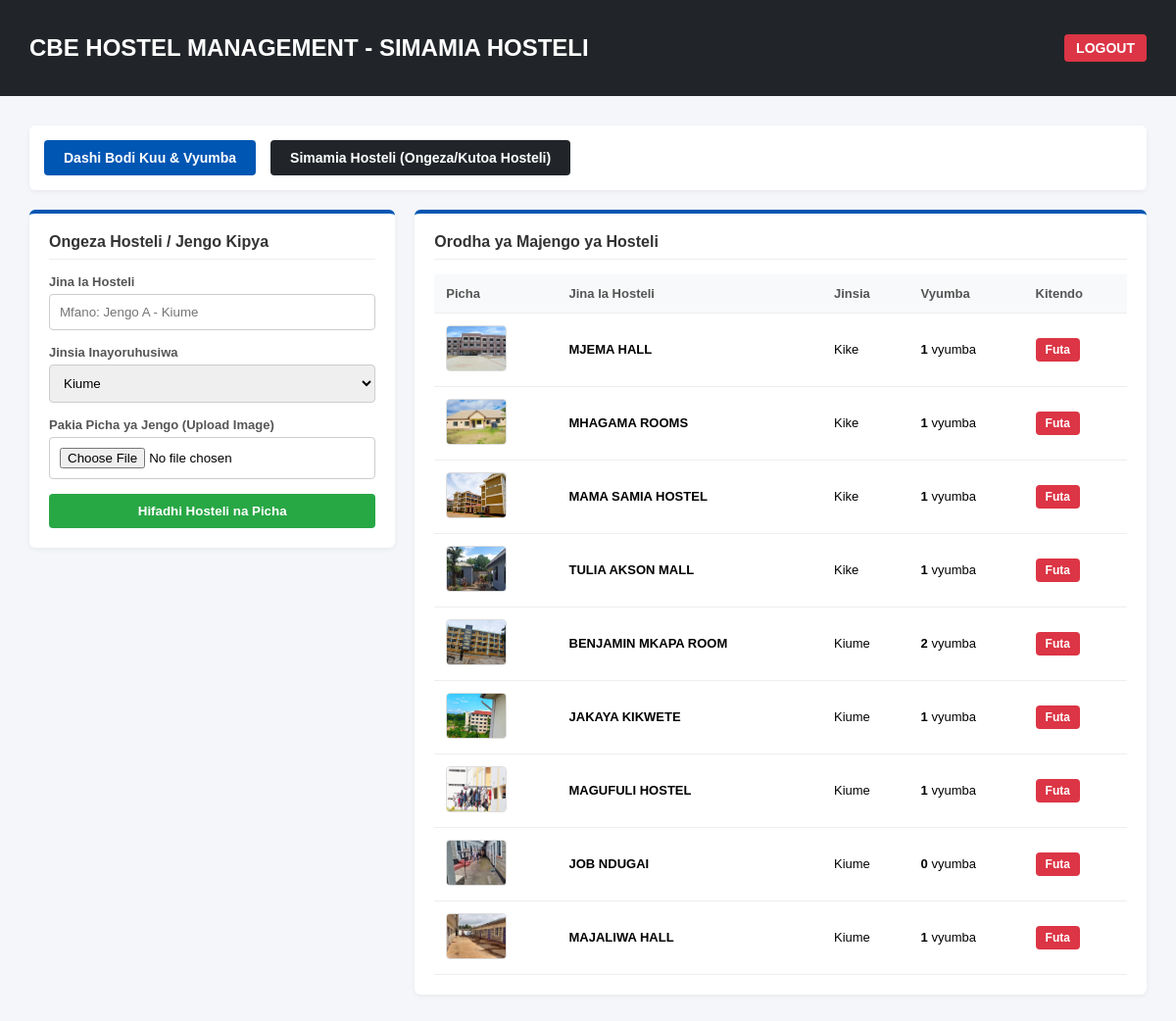
The page /admin_hostels.php (signed in) on the database its author committed.
### tables this page shows
CREATE TABLE `hostels` (
  `hostel_id` int(11) NOT NULL,
  `hostel_name` varchar(100) NOT NULL,
  `gender_allowed` varchar(20) NOT NULL,
  `hostel_image` varchar(255) DEFAULT 'default_hostel.jpg'
);

### public/admin_hostels.php (the view, shortened to what this page needs)
<?php
try {
    $db = new PDO("mysql:host=localhost;dbname=cbe_hostel_db;charset=utf8", "root", "");
    $db->setAttribute(PDO::ATTR_ERRMODE, PDO::ERRMODE_EXCEPTION);
} catch (PDOException $e) {
    die("Database connection failed: " . $e->getMessage());
}
$hostels = $db->query("SELECT h.*, (SELECT COUNT(*) FROM rooms r WHERE r.hostel_id = h.hostel_id) AS total_rooms FROM hostels h")->fetchAll(PDO::FETCH_ASSOC);
?>
<!DOCTYPE html>
<html lang="sw">
<head>
</head>
<body>
<div class="navbar">
    <h2>CBE HOSTEL MANAGEMENT - SIMAMIA HOSTELI</h2>
    <a href="logout.php">LOGOUT</a>
</div>
<div class="container">
    <div class="menu-card">
        <a href="admin_dashboard.php">Dashi Bodi Kuu & Vyumba</a>
        <a href="admin_hostels.php" class="active">Simamia Hosteli (Ongeza/Kutoa Hosteli)</a>
    </div>
    <div class="main-content">
        <div class="left-side">
            <div class="card">
                <h2>Ongeza Hosteli / Jengo Kipya</h2>
                <form action="admin_hostels.php" method="POST" enctype="multipart/form-data">
                    <label>Jina la Hosteli</label>
                    <input type="text" name="hostel_name" placeholder="Mfano: Jengo A - Kiume" required>
                    <label>Jinsia Inayoruhusiwa</label>
                    <select name="gender_allowed">
                        <option value="Kiume">Kiume</option>
                    </select>
                    <label>Pakia Picha ya Jengo (Upload Image)</label>
                    <input type="file" name="hostel_image" accept="image/*" required>
                    <button type="submit" name="add_hostel" class="btn-submit">Hifadhi Hosteli na Picha</button>
                </form>
            </div>
        </div>
        <div class="right-side">
            <div class="card">
                <h2>Orodha ya Majengo ya Hosteli</h2>
                <table>
                    <thead>
                        <tr>
                            <th>Picha</th>
                            <th>Jina la Hosteli</th>
                            <th>Jinsia</th>
                            <th>Vyumba</th>
                            <th>Kitendo</th>
                        </tr>
                    </thead>
                    <tbody>
                        <?php foreach ($hostels as $h): ?>
                        <tr>
                            <td><img src="<?php echo htmlspecialchars($h['hostel_image']); ?>" class="img-preview"></td>
                            <td><strong><?php echo htmlspecialchars($h['hostel_name']); ?></strong></td>
                            <td><?php echo htmlspecialchars($h['gender_allowed']); ?></td>
                            <td><strong><?php echo $h['total_rooms']; ?></strong> vyumba</td>
                            <td>
                                <a href="admin_hostels.php?delete_id=<?php echo $h['hostel_id']; ?>" class="btn-delete" onclick="return confirm('Futa jengo hili?');">Futa</a>
                            </td>
                        </tr>
                        <?php endforeach; ?>
                    </tbody>
                </table>
            </div>
        </div>
    </div>
</div>
</body>
</html>

### public/admin_hostels.php (style rules this page uses)
body { font-family: Arial, sans-serif; background-color: #f4f6f9; margin: 0; padding: 0; }
.navbar { background-color: #212529; color: white; padding: 15px 30px; display: flex; justify-content: space-between; align-items: center; }
.navbar a { color: white; text-decoration: none; background: #dc3545; padding: 6px 12px; border-radius: 4px; font-weight: bold; font-size: 14px; }
.container { padding: 30px; max-width: 1300px; margin: 0 auto; }
.menu-card { background: #fff; padding: 15px; margin-bottom: 20px; border-radius: 6px; display: flex; gap: 15px; box-shadow: 0 2px 5px rgba(0,0,0,0.05); }
.menu-card a { text-decoration: none; background: #0056b3; color: white; padding: 10px 20px; border-radius: 4px; font-weight: bold; font-size: 14px; }
.menu-card a.active { background: #212529; }
.main-content { display: flex; gap: 20px; align-items: flex-start; }
.left-side { flex: 1; }
.right-side { flex: 2; }
.card { background: white; padding: 20px; border-radius: 6px; box-shadow: 0 2px 5px rgba(0,0,0,0.05); border-top: 4px solid #0056b3; margin-bottom: 20px; }
.card h2 { margin-top: 0; font-size: 16px; color: #333; margin-bottom: 15px; border-bottom: 1px solid #eee; padding-bottom: 8px; }
label { display: block; margin-bottom: 5px; font-size: 13px; font-weight: bold; color: #555; }
input, select { width: 100%; padding: 10px; margin-bottom: 15px; border: 1px solid #ccc; border-radius: 4px; box-sizing: border-box; }
.btn-submit { background-color: #28a745; color: white; border: none; padding: 10px; border-radius: 4px; font-weight: bold; cursor: pointer; width: 100%; }
table { width: 100%; border-collapse: collapse; }
th, td { padding: 12px; text-align: left; border-bottom: 1px solid #eee; font-size: 13px; }
th { background-color: #f8f9fa; color: #555; }
.btn-delete { background-color: #dc3545; color: white; text-decoration: none; padding: 5px 10px; border-radius: 4px; font-size: 12px; font-weight: bold; }
.img-preview { width: 60px; height: 45px; object-fit: cover; border-radius: 4px; border: 1px solid #ddd; }

### rows shown on the page
hostels: hostel_image (picture), hostel_name "MJEMA HALL", gender_allowed "Kike", total_rooms "1"
hostels: hostel_image (picture), hostel_name "MHAGAMA ROOMS", gender_allowed "Kike", total_rooms "1"
hostels: hostel_image (picture), hostel_name "MAMA SAMIA HOSTEL", gender_allowed "Kike", total_rooms "1"
hostels: hostel_image (picture), hostel_name "TULIA AKSON MALL", gender_allowed "Kike", total_rooms "1"
hostels: hostel_image (picture), hostel_name "BENJAMIN MKAPA ROOM", gender_allowed "Kiume", total_rooms "2"
hostels: hostel_image (picture), hostel_name "JAKAYA KIKWETE", gender_allowed "Kiume", total_rooms "1"
hostels: hostel_image (picture), hostel_name "MAGUFULI HOSTEL", gender_allowed "Kiume", total_rooms "1"
hostels: hostel_image (picture), hostel_name "JOB NDUGAI", gender_allowed "Kiume", total_rooms "0"
hostels: hostel_image (picture), hostel_name "MAJALIWA HALL", gender_allowed "Kiume", total_rooms "1"
